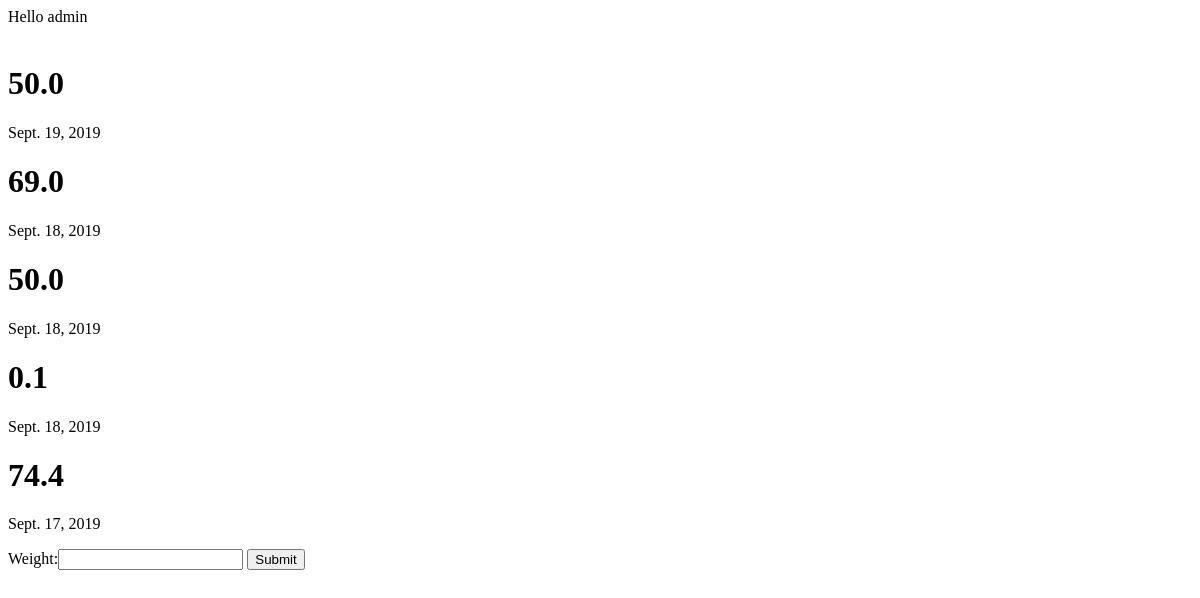
The page /weight/ (signed in) on the database as committed earlier.
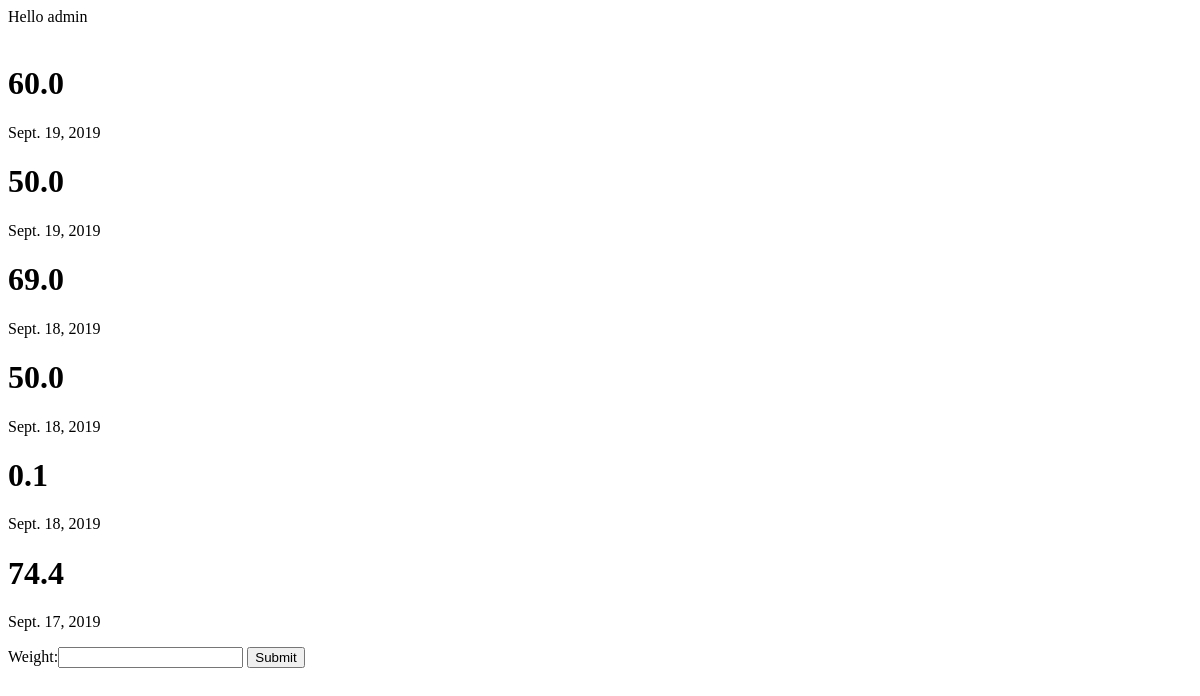
The same page on the database as committed later.
### weight/models.py (models this page shows, shortened)
class Weight(models.Model):
    username = models.ForeignKey(User, on_delete=models.CASCADE)
    weight = models.DecimalField(max_digits=4, decimal_places=1, validators=[MinValueValidator(0)])
    date = models.DateField()

### weight/views.py (the view, shortened to what this page needs)
# urls.py: path('', views.add_weight, name='add_weight'),
def add_weight(request):
    instance = Weight(username=request.user, date=timezone.now())
    return render(request, 'weight/weight.html', display_weights(request))

### weight/forms.py
class WeightForm(forms.ModelForm):
    class Meta:
        model = Weight
        fields = {'weight'}

### weight/views.py (called while the page is built)
def display_weights(request):  # return a dictionary containing every user's weight
    form = WeightForm()
    weights = Weight.objects.filter(username=request.user)
    weights = reversed(weights)  # we want to display weights chronologically
    args = {'form': form, 'weights': weights}
    return args

### weight/templates/weight/weight.html (shortened to what this page needs)
<!DOCTYPE html>
<html lang="en">
<head>
</head>
<body>
Hello {{ user.username }}
<br><br>
{% for weight in weights %}
    <h1>{{ weight.weight }}</h1>
    <p>{{ weight.date }}</p>
{% endfor %}
<form method="post">
    {{ form }}
    <input type="submit" value="Submit">
</form>
</body>
</html>

Rows that differ between the two databases and show on the page:
added Weight: weight "60.0", date "Sept. 19, 2019"
